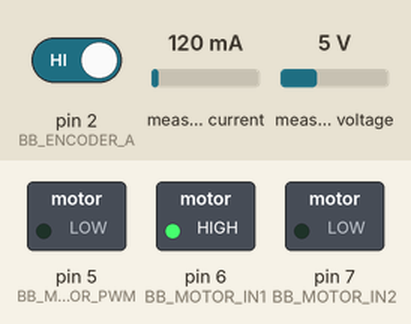
Bench run of a sketch on a simulated Arduino Uno, built with avr-gcc and run on an emulated ATmega328P. Parts: switched loads named in the sketch (green lamp = pin HIGH). The test bench sets the inputs (shaded band); at power-on: pin 2 (BB_ENCODER_A) HIGH, measured current 120 mA, measured voltage 5 V. What the sketch prints to the serial monitor is not drawn.

Above: at 0.1 s.
At 1.1 s:
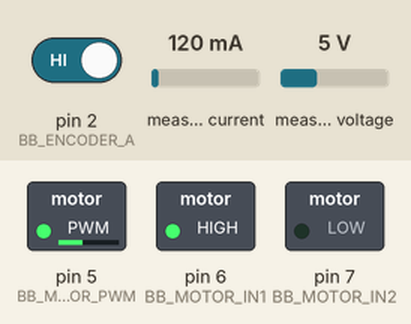
Timing chart, 0 to 5.5 s (numbered marks = the images above):
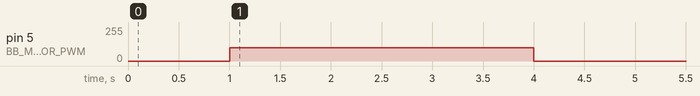

The sketch:

MotorStepResponse_EncoderPower.ino
```cpp
#include <Arduino.h>
#include <Wire.h>
#include <Adafruit_INA219.h>

#ifndef BB_ENCODER_A
#define BB_ENCODER_A 2
#endif
#ifndef BB_ENCODER_B
#define BB_ENCODER_B 3
#endif
#ifndef BB_MOTOR_PWM
#define BB_MOTOR_PWM 5
#endif
#ifndef BB_MOTOR_IN1
#define BB_MOTOR_IN1 6
#endif
#ifndef BB_MOTOR_IN2
#define BB_MOTOR_IN2 7
#endif
#ifndef BB_COUNTS_PER_REVOLUTION
#define BB_COUNTS_PER_REVOLUTION 600.0f
#endif
#ifndef BB_STEP_PWM
#define BB_STEP_PWM 100
#endif
#ifndef BB_STEP_DELAY_MS
#define BB_STEP_DELAY_MS 1000UL
#endif
#ifndef BB_RUN_MS
#define BB_RUN_MS 3000UL
#endif

Adafruit_INA219 ina219;
volatile long encoderCount = 0;
static long lastCount = 0;
static unsigned long lastReportUs = 0;
static unsigned long startMs = 0;
static bool running = false;

void onEncoderA() {
  const bool a = digitalRead(BB_ENCODER_A);
  const bool b = digitalRead(BB_ENCODER_B);
  encoderCount += (a == b) ? 1 : -1;
}

void setMotor(int pwm) {
  digitalWrite(BB_MOTOR_IN1, HIGH);
  digitalWrite(BB_MOTOR_IN2, LOW);
  analogWrite(BB_MOTOR_PWM, pwm);
}

void setup() {
  Serial.begin(115200);
  pinMode(BB_ENCODER_A, INPUT_PULLUP);
  pinMode(BB_ENCODER_B, INPUT_PULLUP);
  pinMode(BB_MOTOR_PWM, OUTPUT);
  pinMode(BB_MOTOR_IN1, OUTPUT);
  pinMode(BB_MOTOR_IN2, OUTPUT);
  attachInterrupt(digitalPinToInterrupt(BB_ENCODER_A), onEncoderA, CHANGE);
  if (!ina219.begin()) while (true) delay(100);
  setMotor(0);
  startMs = millis();
  lastReportUs = micros();
}

void loop() {
  const unsigned long nowMs = millis();
  if (!running && nowMs - startMs >= BB_STEP_DELAY_MS && nowMs - startMs < BB_STEP_DELAY_MS + BB_RUN_MS) {
    setMotor(BB_STEP_PWM);
    running = true;
  }
  if (running && nowMs - startMs >= BB_STEP_DELAY_MS + BB_RUN_MS) {
    setMotor(0);
    running = false;
  }

  const unsigned long nowUs = micros();
  if ((unsigned long)(nowUs - lastReportUs) < 50000UL) return;
  const float dt = (float)(nowUs - lastReportUs) / 1000000.0f;
  lastReportUs = nowUs;
  noInterrupts();
  const long count = encoderCount;
  interrupts();
  const long dc = count - lastCount;
  lastCount = count;
  const float rpm = dt > 0.0f ? ((float)dc / BB_COUNTS_PER_REVOLUTION) * (60.0f / dt) : 0.0f;
  const float currentMa = ina219.getCurrent_mA();
  const float powerMw = ina219.getPower_mW();

  Serial.print(nowMs); Serial.print(',');
  Serial.print(running ? BB_STEP_PWM : 0); Serial.print(',');
  Serial.print(count); Serial.print(',');
  Serial.print(rpm, 4); Serial.print(',');
  Serial.print(currentMa, 4); Serial.print(',');
  Serial.println(powerMw, 4);
}
```

Measured:
- by itself, pin 5 (BB_MOTOR_PWM): 0/255 → 100/255 at 1.0 s, → 0/255 3.0 s later
